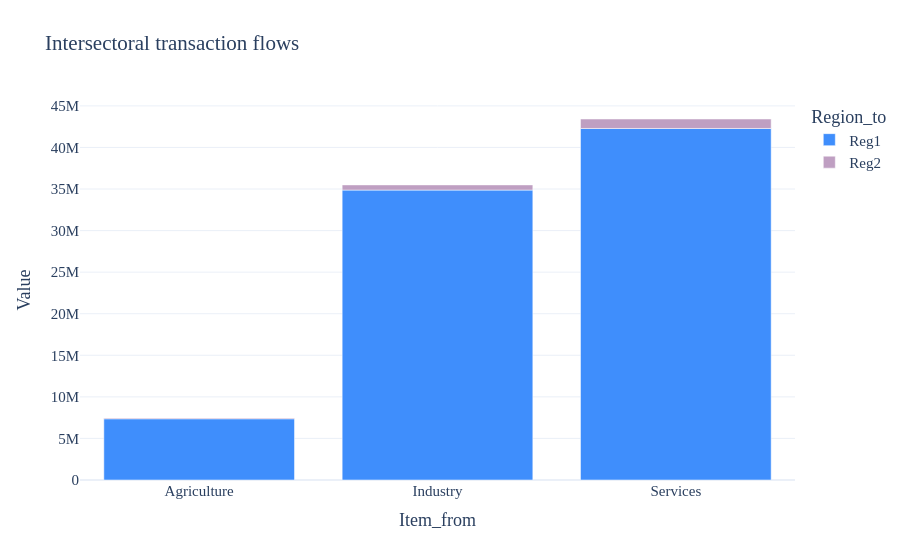

Source (notebook cell):
### Markdown cell above
## Part C — Visualization

MARIO ships a single, unified plotting engine: `db.plot(...)`, built on Plotly.
The quickest way in is to pass a matrix name and a **preset**; for full control
you can map columns explicitly (`x`, `color`, `facet_col`, `top_n`, `filters`…).

> In these cells we use `path=False, auto_open=False` so the figure is returned
> inline instead of being written to an HTML file.

### Code cell
# Quick look: let MARIO pick a sensible mapping for Z
fig = db.plot(matrix="Z", preset="overview", path=False, auto_open=False)
fig

### Figure 1 — Plotly figure (JSON) as saved in the notebook; plotly's stock layout.template omitted (floating-point values rounded to 4 significant figures)
{"data": [{"hovertemplate": "Region_to=Reg1<br>Item_from=%{x}<br>Value=%{y}<extra></extra>", "legendgroup": "Reg1", "marker": {"color": "#3F8EFC", "pattern": {"shape": ""}}, "name": "Reg1", "orientation": "v", "showlegend": true, "textposition": "auto", "type": "bar", "x": ["Agriculture", "Industry", "Services"], "xaxis": "x", "y": [7368000.0, 34870000.0, 42280000.0], "yaxis": "y"}, {"hovertemplate": "Region_to=Reg2<br>Item_from=%{x}<br>Value=%{y}<extra></extra>", "legendgroup": "Reg2", "marker": {"color": "#BF9FC2", "pattern": {"shape": ""}}, "name": "Reg2", "orientation": "v", "showlegend": true, "textposition": "auto", "type": "bar", "x": ["Agriculture", "Industry", "Services"], "xaxis": "x", "y": [104900.0, 624900.0, 1139000.0], "yaxis": "y"}], "layout": {"barmode": "relative", "font": {"family": "Verdana", "size": 15}, "legend": {"title": {"text": "Region_to"}, "tracegroupgap": 0}, "title": {"text": "Intersectoral transaction flows"}, "xaxis": {"anchor": "y", "domain": [0.0, 1.0], "title": {"text": "Item_from"}}, "yaxis": {"anchor": "x", "domain": [0.0, 1.0], "title": {"text": "Value"}}}}
